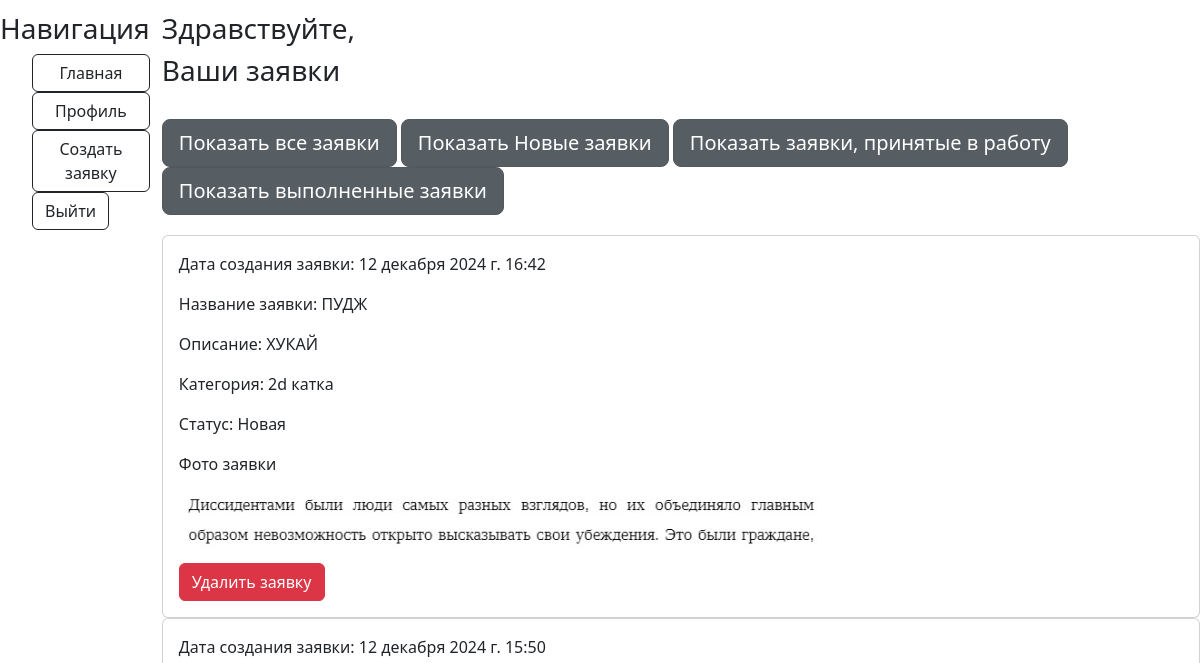
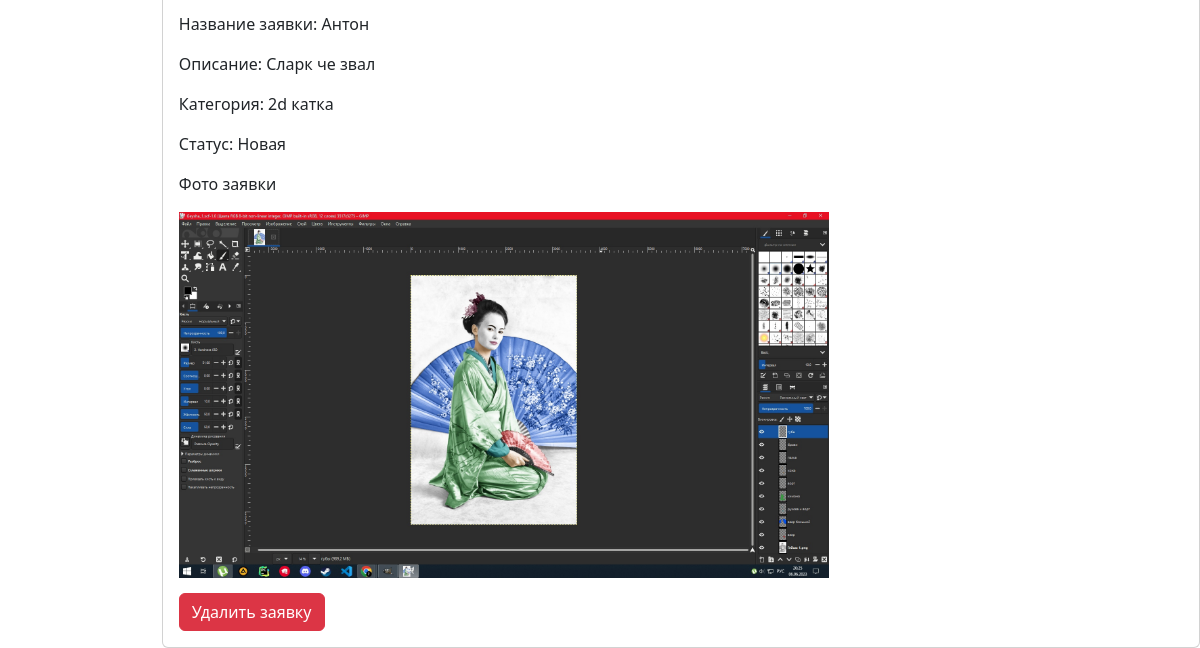
The app's page /profile/all (signed in), older data (2 pictures, top to bottom).
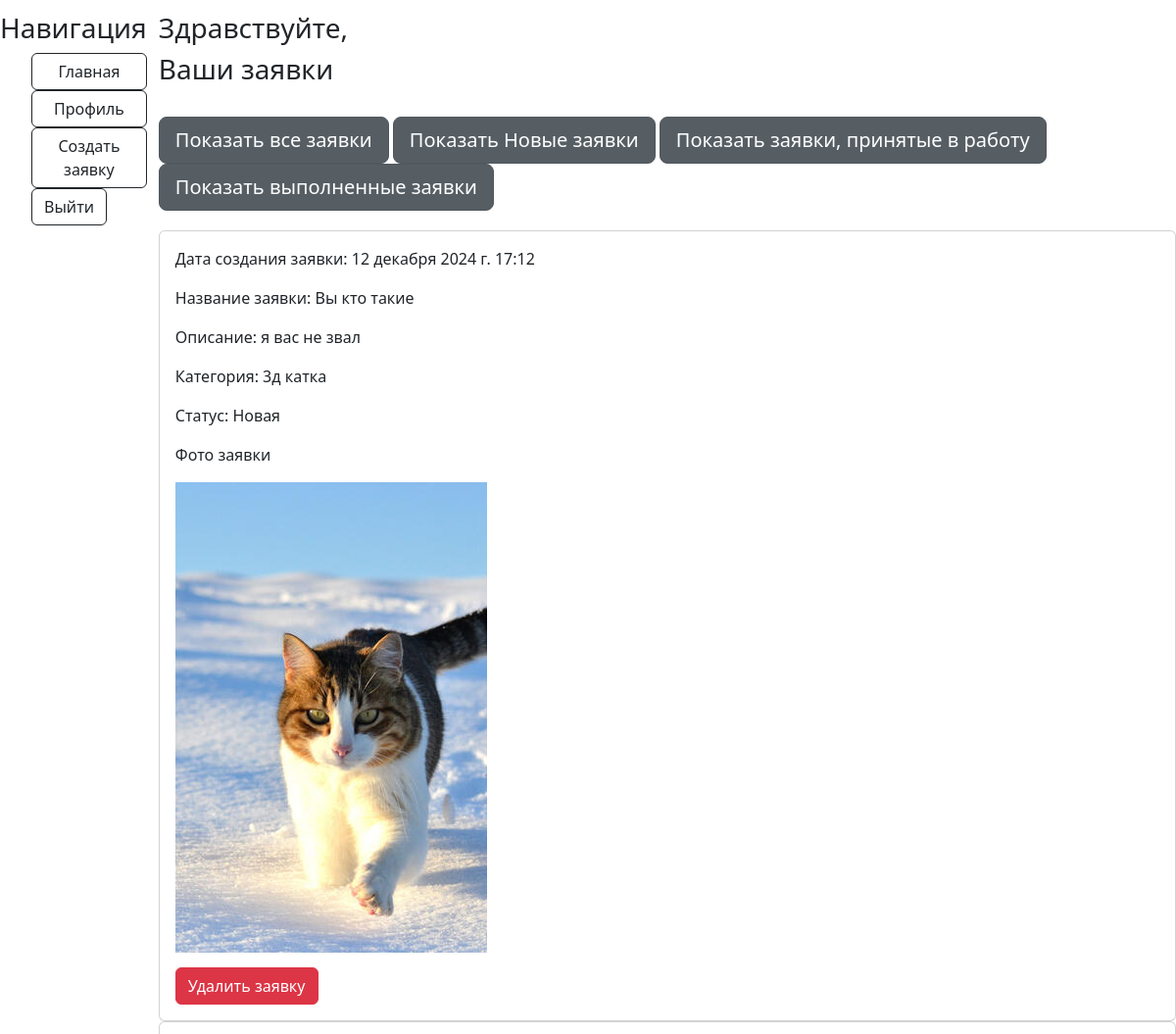
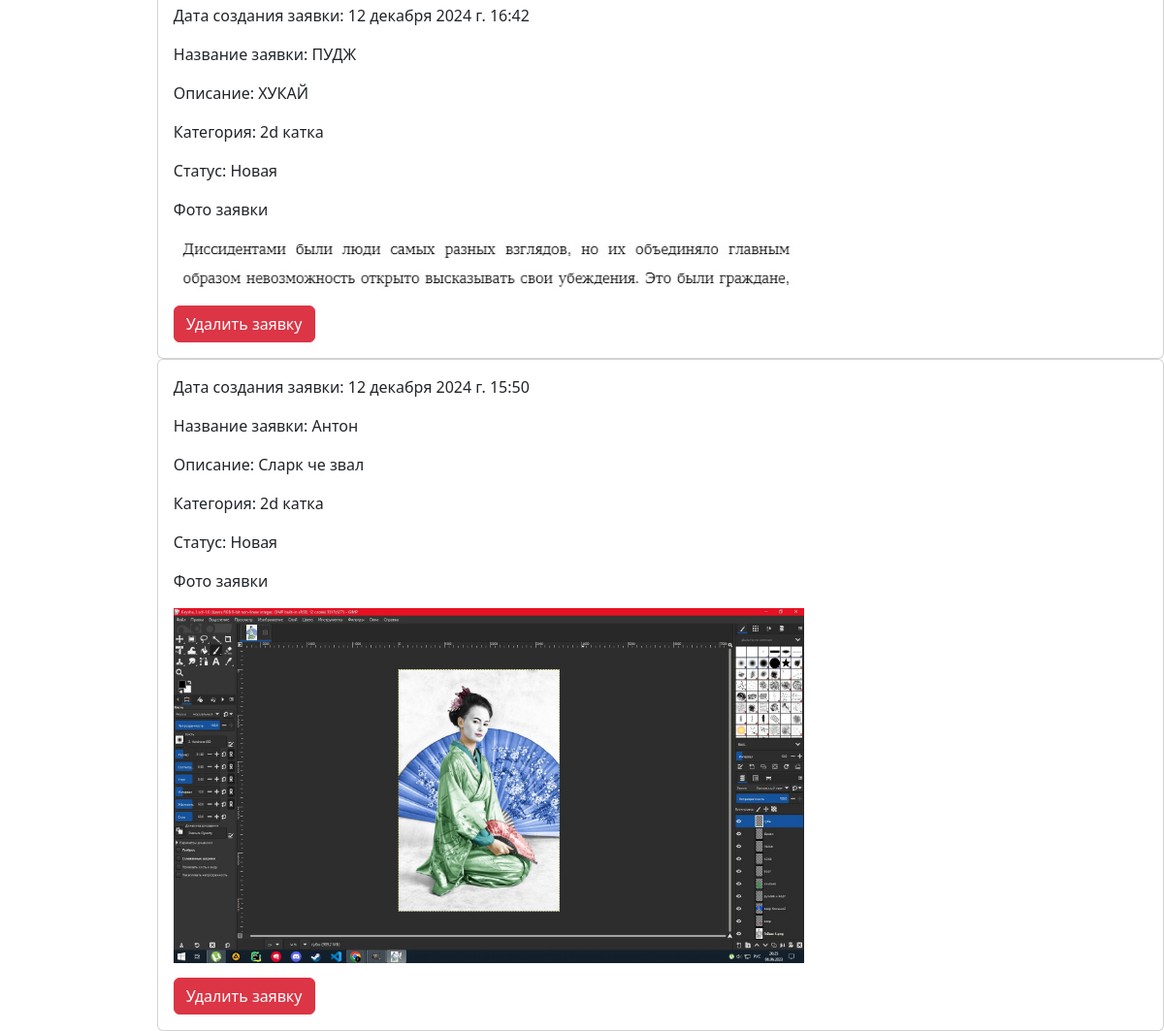
The same page, newer data (2 pictures, top to bottom).
### accounts/models.py (models this page shows, shortened)
class Aplication(models.Model):
    user = models.ForeignKey(User, on_delete=models.CASCADE, verbose_name='Пользователь', null=True)
    name = models.CharField(max_length=250, verbose_name='Название', null=False, blank=False)
    description = models.CharField(max_length=250, verbose_name='Описание', null=False, blank=False)
    Category = models.ForeignKey(Category, verbose_name='Категория', blank=False, null=False,
                                 on_delete=models.CASCADE)
    photo_file = models.ImageField(verbose_name='Фото', upload_to='photo', blank=False,
                                   validators=[FileExtensionValidator(allowed_extensions=['png', 'jpg', 'jpeg', 'bmp'])])
    date = models.DateTimeField(verbose_name='Дата заявки', auto_now_add=True)
    status = models.CharField(max_length=250, verbose_name='Статус', choices=[
        ('new', 'Новая'),
        ('done', 'Выполнено'),
        ('haired', 'Принято в работу')
    ], default='new')
    comment = models.CharField(max_length=250, verbose_name='Комментарий', blank=True)
    photo_file2 = models.ImageField(verbose_name='Фото готовой заявки', upload_to='photo', blank=False,
                                    validators=[
                                        FileExtensionValidator(allowed_extensions=['png', 'jpg', 'jpeg', 'bmp'])])

class Category(models.Model):
    name = models.CharField(max_length=250, verbose_name='Название', blank=False)
    def __str__(self):
        return self.name

### accounts/views.py (the view)
# urls.py: path('profile/<str:status>', profile, name='profile'),
def profile(request, status):
    if status == 'all':
        my_app_list = Aplication.objects.filter(user=request.user.pk).order_by('-date')
    else:
        my_app_list = Aplication.objects.filter(status=status).order_by('-date')
    return render(request, 'profile.html', context={'my_app_list': my_app_list})

### accounts/templates/profile.html (shortened to what this page needs)
{% extends 'index.html' %}
{% load static %}
{% load bootstrap4 %}
{% block content %}
<h3>Здравствуйте, {{ user.name }}</h3>
<h3>Ваши заявки</h3>
<br>
<div style="margin-bottom: 20px;">
    <a href="{% url 'profile' 'all' %}" class="btn btn-secondary btn-lg active">Показать все заявки</a>
    <a href="{% url 'app_filter' 'new' %}" class="btn btn-secondary btn-lg active">Показать Новые заявки</a>
    <a href="{% url 'app_filter' 'haired' %}" class="btn btn-secondary btn-lg active">Показать заявки, принятые в работу</a>
    <a href="{% url 'app_filter' 'done' %} " class="btn btn-secondary btn-lg active">Показать выполненные заявки</a>
</div>
{% if my_app_list %}
<div>
    {% for i in my_app_list %}
    <div class="card">
        <div class="card-body">
            <p>Дата создания заявки: {{ i.date }}</p>
            <p>Название заявки: {{ i.name }}</p>
            <p>Описание: {{ i.description }}</p>
            <p>Категория: {{ i.Category }}</p>
            <p>Статус: {{ i.get_status_display }}</p>
            <div style="margin-bottom: 15px;"><p>Фото заявки</p><img style="max-width: 650px;" src="{{ i.photo_file.url }}" alt='фото'></div>
            {% if user.is_superuser %}
            <button type="submit" class="btn btn-danger" id="btn_{{i.id}}" onclick="Btn('{{ i.id }}')">Удалить заявку</button>
            {% endif %}
        </div>
    </div>
    {% endfor %}
</div>
{% else %}
<p>У вас нет заявок</p>
{% endif %}
{% endblock %}

### accounts/templates/index.html (shortened to what this page needs)
<!doctype html>
<html lang="en">
<head>
    <link rel="stylesheet" href="https://cdn.jsdelivr.net/npm/bootstrap@5.3.2/dist/css/bootstrap.min.css"
>
    <link rel="stylesheet" href="">
    <link rel="stylesheet" href="">
</head>
<body style="display: flex; margin-top: 1%">
    <aside style="max-width: 300px; margin-right: 1%">
        <h3>Навигация</h3>
        <ul style="list-style-type: none; display: flex; flex-direction: column;">
            <a href="{% url 'home' %}" class="btn btn-outline-dark"><li>Главная</li></a>
            {% if user.is_authenticated %}
            <a href="{% url 'profile' 'all' %}" class="btn btn-outline-dark"><li>Профиль</li></a>
            <a href="{% url 'app_add' %}" class="btn btn-outline-dark"><li>Создать заявку</li></a>
            <form action="{% url 'logout' %}" method="post">
                <button type="submit" class="btn btn-outline-dark">Выйти</button>
            </form>
            {% else %}
            <a href="{% url 'registration' %}" class="btn btn-outline-dark"><li>Регистрация</li></a>
            <a href="{% url 'login' %}" class="btn btn-outline-dark"><li>Войти</li></a>
            {% endif %}
        </ul>
    </aside>
    <main>
        {% block content%}{% endblock%}
    </main>
</body>
</html>

Row changes from the older to the newer data that the page shows:
added Aplication: date "12 декабря 2024 г. 17:12", name "Вы кто такие", description "я вас не звал", Category "3д катка", status "Новая", photo_file (picture)
